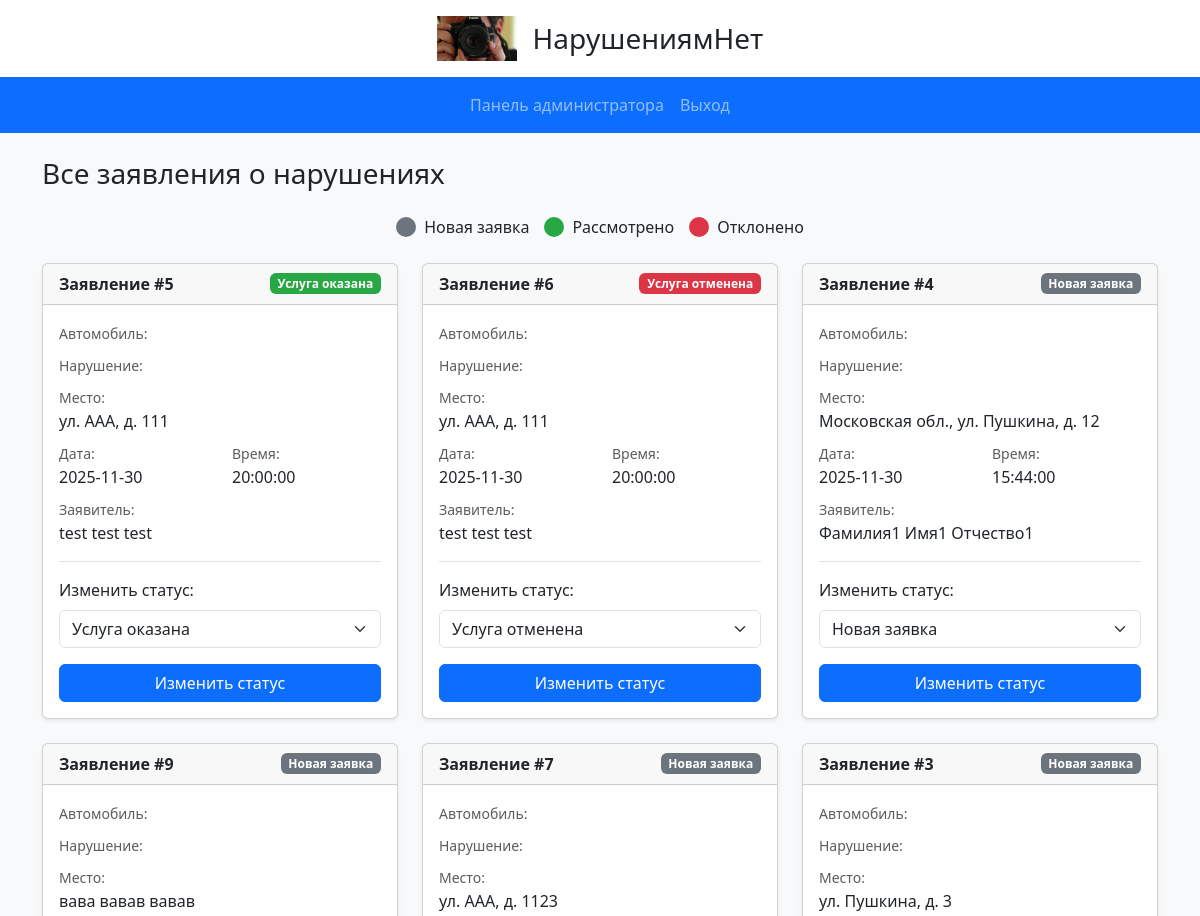
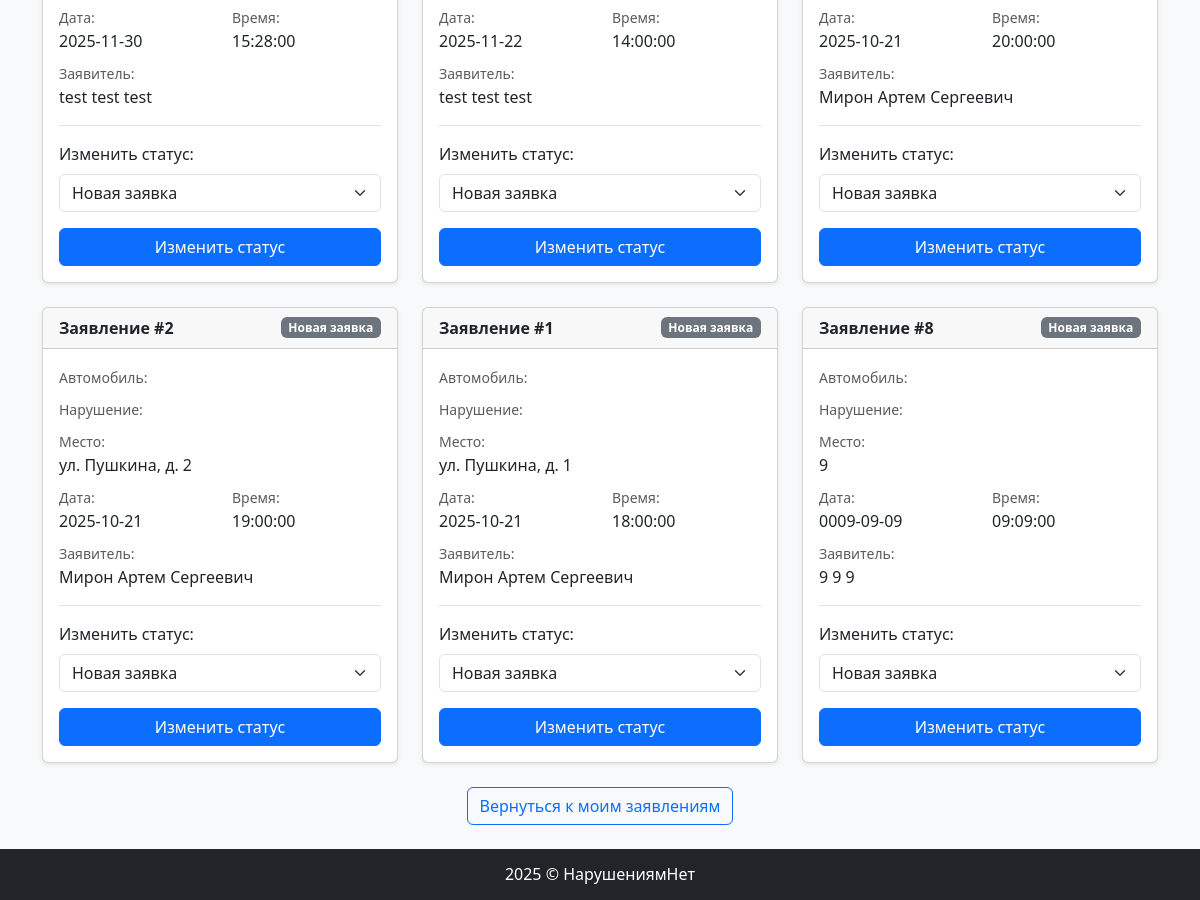
/NarusheniyamNet/admin.php (signed in), run on the app's committed database (2 pictures, top to bottom).
### tables this page shows
CREATE TABLE `service` (
  `id_service` int(1) NOT NULL,
  `address` text NOT NULL,
  `user_id` int(1) NOT NULL,
  `service_type_id` int(1) NOT NULL,
  `data` date NOT NULL,
  `time` time NOT NULL,
  `pay_type_id` int(1) NOT NULL,
  `status_id` int(1) NOT NULL,
  `reason_cancel` text DEFAULT NULL
);

CREATE TABLE `status` (
  `id_status` int(1) NOT NULL,
  `name_status` varchar(15) NOT NULL
);

CREATE TABLE `user` (
  `id_user` int(1) NOT NULL,
  `surname` varchar(50) NOT NULL,
  `name` varchar(50) NOT NULL,
  `otchestvo` varchar(50) NOT NULL,
  `phone` bigint(11) NOT NULL,
  `email` varchar(50) NOT NULL,
  `username` varchar(50) NOT NULL,
  `password` varchar(50) NOT NULL,
  `user_type_id` int(1) NOT NULL
);

### NarusheniyamNet/admin.php (the view, shortened to what this page needs)
<?php
require_once "db/db.php";
$services_query = "SELECT s.*, u.surname, u.name, u.otchestvo, ss.name_status, ss.id_status
                   FROM service s
                   LEFT JOIN user u ON s.user_id = u.id_user
                   LEFT JOIN status ss ON s.status_id = ss.id_status
                   ORDER BY s.data DESC, s.time DESC";
$services_result = mysqli_query($db, $services_query);
$statuses_query = mysqli_query($db, "SELECT * FROM status");
$statuses = [];
while ($row = mysqli_fetch_assoc($statuses_query)) {
    $statuses[$row['id_status']] = $row;
}
?>
<h2 class="h3 mb-4">Все заявления о нарушениях</h2>
<div class="status-legend mb-4">
    <div class="status-item">
        <div class="status-badge status-new"></div>
        <span>Новая заявка</span>
    </div>
    <div class="status-item">
        <div class="status-badge status-completed"></div>
        <span>Рассмотрено</span>
    </div>
    <div class="status-item">
        <div class="status-badge status-cancelled"></div>
        <span>Отклонено</span>
    </div>
</div>
<?php if ($services_result && mysqli_num_rows($services_result) > 0): ?>
    <div class="row row-cols-1 row-cols-md-2 row-cols-lg-3 g-4">
        <?php while ($service = mysqli_fetch_assoc($services_result)): ?>
            <?php
            $status_color = '';
            $status_id = $service['id_status'];
            if ($status_id == 1) {
                $status_color = 'bg-secondary';
            } elseif ($status_id == 2) {
                $status_color = 'bg-success';
            } elseif ($status_id == 3) {
                $status_color = 'bg-danger';
            }
            ?>
            <div class="col">
                <div class="card h-100 shadow-sm">
                    <div class="card-header">
                        <div class="d-flex justify-content-between align-items-center">
                            <strong>Заявление #<?= $service['id_service'] ?></strong>
                            <span class="badge <?= $status_color ?>"><?= htmlspecialchars($service['name_status']) ?></span>
                        </div>
                    </div>
                    <div class="card-body">
                        <div class="mb-2">
                            <small class="text-muted">Автомобиль:</small>
                        </div>
                        <div class="mb-2">
                            <small class="text-muted">Нарушение:</small>
                        </div>
                        <div class="mb-2">
                            <small class="text-muted">Место:</small>
                            <p class="mb-0"><?= htmlspecialchars($service['address']) ?></p>
                        </div>
                        <div class="row mb-2">
                            <div class="col-6">
                                <small class="text-muted">Дата:</small>
                                <p class="mb-0"><?= htmlspecialchars($service['data']) ?></p>
                            </div>
                            <div class="col-6">
                                <small class="text-muted">Время:</small>
                                <p class="mb-0"><?= htmlspecialchars($service['time']) ?></p>
                            </div>
                        </div>
                        <div class="mb-3">
                            <small class="text-muted">Заявитель:</small>
                            <p class="mb-0"><?= htmlspecialchars($service['surname'] . ' ' . $service['name'] . ' ' . $service['otchestvo']) ?></p>
                        </div>
                        <form method="POST" class="border-top pt-3">
                            <div class="mb-3">
                                <label class="form-label">Изменить статус:</label>
                                <select name="status_id" class="form-select" required>
                                    <?php foreach ($statuses as $id => $status): ?>
                                        <option value="<?= $id ?>" <?= $id == $service['status_id'] ? 'selected' : '' ?>>
                                            <?= htmlspecialchars($status['name_status']) ?>
                                        </option>
                                    <?php endforeach; ?>
                                </select>
                            </div>
                            <button type="submit" name="change_status" class="btn btn-primary w-100">
                                Изменить статус
                            </button>
                        </form>
                    </div>
                </div>
            </div>
        <?php endwhile; ?>
    </div>
<?php else: ?>
    <div class="alert alert-info">
        Заявлений о нарушениях нет.
    </div>
<?php endif; ?>
<div class="text-center mt-4">
    <a href="zayavka.php" class="btn btn-outline-primary">Вернуться к моим заявлениям</a>
</div>
<?php
require_once "struktura.php";
?>

### NarusheniyamNet/css/style.css (style rules this page uses)
.status-legend { display: flex; justify-content: center; flex-wrap: wrap; gap: 15px; margin-bottom: 20px; }
.status-item { display: flex; align-items: center; gap: 8px; }
.status-badge { width: 20px; height: 20px; border-radius: 50%; }
.status-new { background-color: #6c757d; }
.status-completed { background-color: #28a745; }
.status-cancelled { background-color: #dc3545; }
body { background-color: #f8f9fa; }
.bg-secondary { background-color: #6c757d !important; }
.bg-success { background-color: #28a745 !important; }
.bg-danger { background-color: #dc3545 !important; }
.card { transition: transform 0.2s, box-shadow 0.2s; }
.shadow-sm { box-shadow: 0 .125rem .25rem rgba(0,0,0,.075) !important; }

### data on the page
service: id_service "5", status.name_status "Услуга оказана", address "ул. ААА, д. 111", data "2025-11-30", time "20:00:00", user.otchestvo "test test test", status_id "Услуга оказана"
service: id_service "6", status.name_status "Услуга отменена", address "ул. ААА, д. 111", data "2025-11-30", time "20:00:00", user.otchestvo "test test test", status_id "Услуга отменена"
service: id_service "4", status.name_status "Новая заявка", address "Московская обл., ул. Пушкина, д. 12", data "2025-11-30", time "15:44:00", user.otchestvo "Фамилия1 Имя1 Отчество1", status_id "Новая заявка"
service: id_service "9", status.name_status "Новая заявка", address "вава вавав вавав", data "2025-11-30", time "15:28:00", user.otchestvo "test test test", status_id "Новая заявка"
service: id_service "7", status.name_status "Новая заявка", address "ул. ААА, д. 1123", data "2025-11-22", time "14:00:00", user.otchestvo "test test test", status_id "Новая заявка"
service: id_service "3", status.name_status "Новая заявка", address "ул. Пушкина, д. 3", data "2025-10-21", time "20:00:00", user.otchestvo "Мирон Артем Сергеевич", status_id "Новая заявка"
service: id_service "2", status.name_status "Новая заявка", address "ул. Пушкина, д. 2", data "2025-10-21", time "19:00:00", user.otchestvo "Мирон Артем Сергеевич", status_id "Новая заявка"
service: id_service "1", status.name_status "Новая заявка", address "ул. Пушкина, д. 1", data "2025-10-21", time "18:00:00", user.otchestvo "Мирон Артем Сергеевич", status_id "Новая заявка"
service: id_service "8", status.name_status "Новая заявка", address "9", data "0009-09-09", time "09:09:00", user.otchestvo "9 9 9", status_id "Новая заявка"

### other printed values
$link['text'] "Панель администратора"
$link['text'] "Выход"
